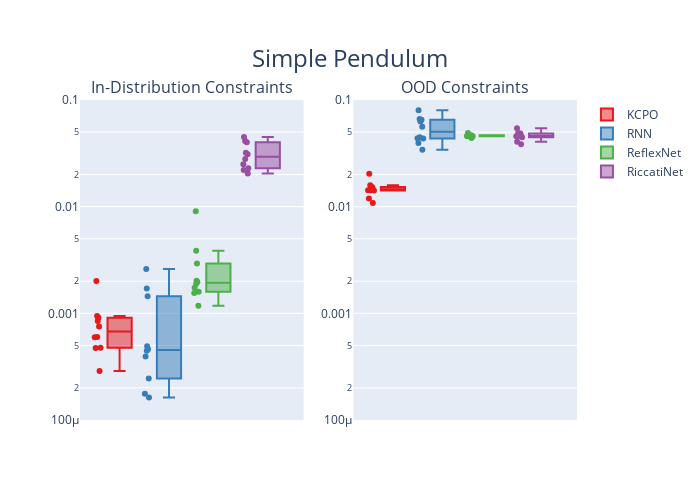

The notebook cell this image was saved under:
### Code cell
env_name = "pendulum"
ylim = [10**-4,10**-1]
# ylim = [10**-4,10**3]
# plot(env_name, ylim, title="Simple Pendulum
plotly_plot(env_name, ylim, title="Simple Pendulum")

### Figure 1 — Plotly figure (JSON) as saved in the notebook; plotly's stock layout.template omitted (floating-point values rounded to 4 significant figures)
{"data": [{"boxpoints": "all", "jitter": 0.3, "line": {"color": "rgb(228,26,28)"}, "marker": {"color": "rgb(228,26,28)"}, "name": "KCPO", "pointpos": -1.8, "showlegend": false, "type": "box", "xaxis": "x", "y": [0.0009113, 0.0006002, 0.0008467, 0.0004767, 0.0007514, 0.0002877, 0.002011, 0.0005978, 0.0009446, 0.0004741], "yaxis": "y"}, {"boxpoints": "all", "jitter": 0.3, "line": {"color": "rgb(228,26,28)"}, "marker": {"color": "rgb(228,26,28)"}, "name": "KCPO", "pointpos": -1.8, "showlegend": true, "type": "box", "xaxis": "x2", "y": [0.01191, 0.01424, 0.01532, 0.01489, 0.01588, 0.01081, 0.01426, 0.01498, 0.02035, 0.01419], "yaxis": "y2"}, {"boxpoints": "all", "jitter": 0.3, "line": {"color": "rgb(55,126,184)"}, "marker": {"color": "rgb(55,126,184)"}, "name": "RNN", "pointpos": -1.8, "showlegend": false, "type": "box", "xaxis": "x", "y": [0.0004594, 0.002608, 0.0003945, 0.0002447, 0.001449, 0.001706, 0.0001624, 0.0004909, 0.0004465, 0.0001767], "yaxis": "y"}, {"boxpoints": "all", "jitter": 0.3, "line": {"color": "rgb(55,126,184)"}, "marker": {"color": "rgb(55,126,184)"}, "name": "RNN", "pointpos": -1.8, "showlegend": true, "type": "box", "xaxis": "x2", "y": [0.06538, 0.03947, 0.06271, 0.03425, 0.05618, 0.04486, 0.04368, 0.08029, 0.06642, 0.0435], "yaxis": "y2"}, {"boxpoints": "all", "jitter": 0.3, "line": {"color": "rgb(77,175,74)"}, "marker": {"color": "rgb(77,175,74)"}, "name": "ReflexNet", "pointpos": -1.8, "showlegend": false, "type": "box", "xaxis": "x", "y": [0.001969, 0.003852, 0.001554, 0.009038, 0.001897, 0.002025, 0.001592, 0.001181, 0.002936, 0.001735], "yaxis": "y"}, {"boxpoints": "all", "jitter": 0.3, "line": {"color": "rgb(77,175,74)"}, "marker": {"color": "rgb(77,175,74)"}, "name": "ReflexNet", "pointpos": -1.8, "showlegend": true, "type": "box", "xaxis": "x2", "y": [0.04644, 0.04598, 0.04682, 0.04909, 0.04645, 0.04664, 0.04581, 0.04404, 0.046, 0.04579], "yaxis": "y2"}, {"boxpoints": "all", "jitter": 0.3, "line": {"color": "rgb(152,78,163)"}, "marker": {"color": "rgb(152,78,163)"}, "name": "RiccatiNet", "pointpos": -1.8, "showlegend": false, "type": "box", "xaxis": "x", "y": [0.03099, 0.0221, 0.03205, 0.02297, 0.02791, 0.04011, 0.0412, 0.02049, 0.02501, 0.0449], "yaxis": "y"}, {"boxpoints": "all", "jitter": 0.3, "line": {"color": "rgb(152,78,163)"}, "marker": {"color": "rgb(152,78,163)"}, "name": "RiccatiNet", "pointpos": -1.8, "showlegend": true, "type": "box", "xaxis": "x2", "y": [0.04601, 0.0486, 0.03845, 0.04579, 0.04065, 0.05439, 0.04893, 0.04606, 0.04467, 0.04706], "yaxis": "y2"}], "layout": {"annotations": [{"font": {"size": 16}, "showarrow": false, "text": "In-Distribution Constraints", "x": 0.225, "xanchor": "center", "xref": "paper", "y": 1, "yanchor": "bottom", "yref": "paper"}, {"font": {"size": 16}, "showarrow": false, "text": "OOD Constraints", "x": 0.775, "xanchor": "center", "xref": "paper", "y": 1, "yanchor": "bottom", "yref": "paper"}], "height": 500, "title": {"font": {"size": 24}, "text": "Simple Pendulum", "x": 0.5, "y": 0.9}, "width": 700, "xaxis": {"anchor": "y", "domain": [0, 0.45], "showticklabels": false}, "xaxis2": {"anchor": "y2", "domain": [0.55, 1], "showticklabels": false}, "yaxis": {"anchor": "x", "domain": [0, 1], "range": [-4, -1], "type": "log"}, "yaxis2": {"anchor": "x2", "domain": [0, 1], "range": [-4, -1], "type": "log"}}}
